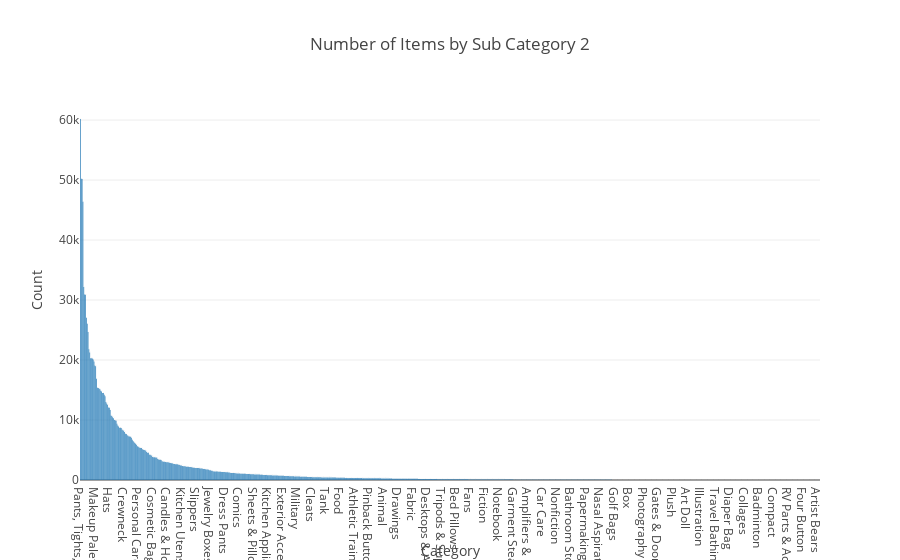

The code cell stored with this chart in its notebook:
### Code cell
trace1 = go.Bar(x=x, y=y, text=pct)
layout = dict(title= 'Number of Items by Sub Category 2',
              yaxis = dict(title='Count'),
              xaxis = dict(title='Category'))
fig=dict(data=[trace1], layout=layout)
py.iplot(fig)

### Figure 1 — Plotly figure (JSON) as saved in the notebook; plotly's stock layout.template omitted (floating-point values rounded to 4 significant figures; data arrays with more than 128 entries replaced by an {"elided": "..."} marker saying what was removed)
{"data": [{"text": {"elided": "871 str values"}, "type": "bar", "x": {"elided": "871 str values"}, "y": {"elided": "871 int values"}}], "layout": {"title": "Number of Items by Sub Category 2", "xaxis": {"title": "Category"}, "yaxis": {"title": "Count"}}}
